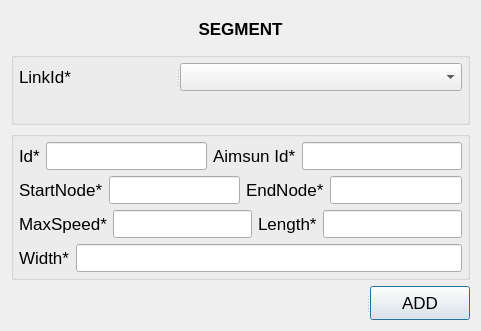
<?xml version="1.0" encoding="UTF-8"?>
<ui version="4.0">
 <class>Segment</class>
 <widget class="QDialog" name="Segment">
  <property name="enabled">
   <bool>true</bool>
  </property>
  <property name="geometry">
   <rect>
    <x>0</x>
    <y>0</y>
    <width>481</width>
    <height>331</height>
   </rect>
  </property>
  <property name="font">
   <font>
    <family>Tahoma</family>
    <pointsize>13</pointsize>
   </font>
  </property>
  <property name="contextMenuPolicy">
   <enum>Qt::DefaultContextMenu</enum>
  </property>
  <property name="windowTitle">
   <string notr="true">iSimGis Converter</string>
  </property>
  <property name="windowOpacity">
   <double>4.000000000000000</double>
  </property>
  <property name="toolTip">
   <string notr="true"/>
  </property>
  <property name="statusTip">
   <string notr="true"/>
  </property>
  <property name="sizeGripEnabled">
   <bool>false</bool>
  </property>
  <layout class="QGridLayout" name="gridLayout_3">
   <item row="0" column="0">
    <layout class="QVBoxLayout" name="verticalLayout">
     <item>
      <widget class="QLabel" name="titleLabel">
       <property name="font">
        <font>
         <pointsize>13</pointsize>
         <weight>75</weight>
         <bold>true</bold>
        </font>
       </property>
       <property name="text">
        <string>SEGMENT</string>
       </property>
       <property name="alignment">
        <set>Qt::AlignCenter</set>
       </property>
      </widget>
     </item>
     <item>
      <widget class="QGroupBox" name="linkGroupBox">
       <property name="title">
        <string/>
       </property>
       <layout class="QGridLayout" name="gridLayout">
        <property name="leftMargin">
         <number>5</number>
        </property>
        <property name="topMargin">
         <number>5</number>
        </property>
        <property name="rightMargin">
         <number>5</number>
        </property>
        <property name="bottomMargin">
         <number>5</number>
        </property>
        <item row="1" column="0">
         <widget class="QLabel" name="linkName">
          <property name="text">
           <string/>
          </property>
         </widget>
        </item>
        <item row="0" column="0">
         <widget class="QSplitter" name="splitter">
          <property name="orientation">
           <enum>Qt::Horizontal</enum>
          </property>
          <widget class="QLabel" name="linkIdLabel">
           <property name="text">
            <string>LinkId*</string>
           </property>
          </widget>
          <widget class="QComboBox" name="linkIdComboBox"/>
         </widget>
        </item>
       </layout>
      </widget>
     </item>
     <item>
      <widget class="QGroupBox" name="attributeGroup">
       <property name="title">
        <string/>
       </property>
       <layout class="QGridLayout" name="gridLayout_2">
        <property name="leftMargin">
         <number>5</number>
        </property>
        <property name="topMargin">
         <number>5</number>
        </property>
        <property name="rightMargin">
         <number>5</number>
        </property>
        <property name="bottomMargin">
         <number>5</number>
        </property>
        <item row="0" column="0">
         <layout class="QHBoxLayout" name="horizontalLayout">
          <item>
           <widget class="QLabel" name="idLabel">
            <property name="text">
             <string>Id*</string>
            </property>
           </widget>
          </item>
          <item>
           <widget class="QLineEdit" name="id"/>
          </item>
          <item>
           <widget class="QLabel" name="aimsunIdLabel">
            <property name="text">
             <string>Aimsun Id*</string>
            </property>
           </widget>
          </item>
          <item>
           <widget class="QLineEdit" name="aimsunId"/>
          </item>
         </layout>
        </item>
        <item row="1" column="0">
         <layout class="QHBoxLayout" name="horizontalLayout_2">
          <item>
           <widget class="QLabel" name="startNodeLabel">
            <property name="text">
             <string>StartNode*</string>
            </property>
           </widget>
          </item>
          <item>
           <widget class="QLineEdit" name="startNode"/>
          </item>
          <item>
           <widget class="QLabel" name="endNodeLabel">
            <property name="text">
             <string>EndNode*</string>
            </property>
           </widget>
          </item>
          <item>
           <widget class="QLineEdit" name="endNode"/>
          </item>
         </layout>
        </item>
        <item row="2" column="0">
         <layout class="QHBoxLayout" name="horizontalLayout_3">
          <item>
           <widget class="QLabel" name="maxSpeedLabel">
            <property name="text">
             <string>MaxSpeed*</string>
            </property>
           </widget>
          </item>
          <item>
           <widget class="QLineEdit" name="maxSpeed"/>
          </item>
          <item>
           <widget class="QLabel" name="lengthLabel">
            <property name="text">
             <string>Length*</string>
            </property>
           </widget>
          </item>
          <item>
           <widget class="QLineEdit" name="length"/>
          </item>
         </layout>
        </item>
        <item row="3" column="0">
         <layout class="QHBoxLayout" name="horizontalLayout_4">
          <item>
           <widget class="QLabel" name="widthLabel">
            <property name="text">
             <string>Width*</string>
            </property>
           </widget>
          </item>
          <item>
           <widget class="QLineEdit" name="width"/>
          </item>
         </layout>
        </item>
       </layout>
      </widget>
     </item>
     <item>
      <widget class="QSplitter" name="splitter_2">
       <property name="orientation">
        <enum>Qt::Horizontal</enum>
       </property>
       <widget class="QLabel" name="errorMessage">
        <property name="font">
         <font>
          <italic>true</italic>
         </font>
        </property>
        <property name="styleSheet">
         <string notr="true">color: rgb(255, 20, 27)</string>
        </property>
        <property name="text">
         <string/>
        </property>
       </widget>
       <widget class="QPushButton" name="actionButton">
        <property name="maximumSize">
         <size>
          <width>100</width>
          <height>100</height>
         </size>
        </property>
        <property name="text">
         <string>ADD</string>
        </property>
       </widget>
      </widget>
     </item>
    </layout>
   </item>
  </layout>
 </widget>
 <resources/>
 <connections/>
</ui>
